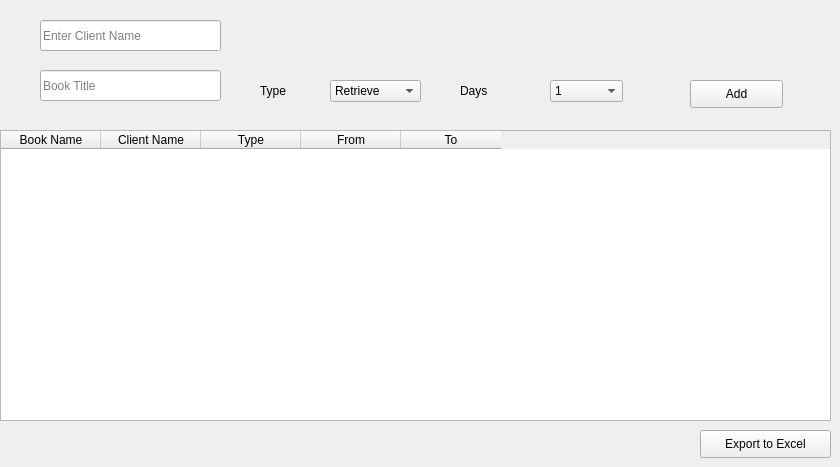
    <widget class="QWidget" name="tab">
     <attribute name="title">
      <string>Tab 1</string>
     </attribute>
     <widget class="QPushButton" name="pushButton_6">
      <property name="geometry">
       <rect>
        <x>690</x>
        <y>80</y>
        <width>93</width>
        <height>28</height>
       </rect>
      </property>
      <property name="text">
       <string>Add</string>
      </property>
     </widget>
     <widget class="QLineEdit" name="lineEdit">
      <property name="geometry">
       <rect>
        <x>40</x>
        <y>70</y>
        <width>181</width>
        <height>31</height>
       </rect>
      </property>
      <property name="placeholderText">
       <string>Book Title</string>
      </property>
     </widget>
     <widget class="QComboBox" name="comboBox">
      <property name="geometry">
       <rect>
        <x>330</x>
        <y>80</y>
        <width>91</width>
        <height>22</height>
       </rect>
      </property>
      <item>
       <property name="text">
        <string>Retrieve</string>
       </property>
      </item>
      <item>
       <property name="text">
        <string>Rent</string>
       </property>
      </item>
     </widget>
     <widget class="QComboBox" name="comboBox_2">
      <property name="geometry">
       <rect>
        <x>550</x>
        <y>80</y>
        <width>73</width>
        <height>22</height>
       </rect>
      </property>
      <item>
       <property name="text">
        <string>1</string>
       </property>
      </item>
      <item>
       <property name="text">
        <string>2</string>
       </property>
      </item>
      <item>
       <property name="text">
        <string>3</string>
       </property>
      </item>
      <item>
       <property name="text">
        <string>4</string>
       </property>
      </item>
      <item>
       <property name="text">
        <string>5</string>
       </property>
      </item>
      <item>
       <property name="text">
        <string>6</string>
       </property>
      </item>
      <item>
       <property name="text">
        <string>7</string>
       </property>
      </item>
      <item>
       <property name="text">
        <string>8</string>
       </property>
      </item>
      <item>
       <property name="text">
        <string>9</string>
       </property>
      </item>
      <item>
       <property name="text">
        <string>10</string>
       </property>
      </item>
     </widget>
     <widget class="QLabel" name="label">
      <property name="geometry">
       <rect>
        <x>260</x>
        <y>80</y>
        <width>55</width>
        <height>21</height>
       </rect>
      </property>
      <property name="text">
       <string>Type</string>
      </property>
     </widget>
     <widget class="QLabel" name="label_2">
      <property name="geometry">
       <rect>
        <x>460</x>
        <y>80</y>
        <width>55</width>
        <height>21</height>
       </rect>
      </property>
      <property name="text">
       <string>Days</string>
      </property>
     </widget>
     <widget class="QTableWidget" name="tableWidget">
      <property name="geometry">
       <rect>
        <x>0</x>
        <y>130</y>
        <width>831</width>
        <height>291</height>
       </rect>
      </property>
      <column>
       <property name="text">
        <string>Book Name</string>
       </property>
      </column>
      <column>
       <property name="text">
        <string>Client Name</string>
       </property>
      </column>
      <column>
       <property name="text">
        <string>Type</string>
       </property>
      </column>
      <column>
       <property name="text">
        <string>From</string>
       </property>
      </column>
      <column>
       <property name="text">
        <string>To</string>
       </property>
      </column>
     </widget>
     <widget class="QLineEdit" name="lineEdit_36">
      <property name="geometry">
       <rect>
        <x>40</x>
        <y>20</y>
        <width>181</width>
        <height>31</height>
       </rect>
      </property>
      <property name="placeholderText">
       <string>Enter Client Name</string>
      </property>
     </widget>
     <widget class="QPushButton" name="pushButton_29">
      <property name="geometry">
       <rect>
        <x>700</x>
        <y>430</y>
        <width>131</width>
        <height>28</height>
       </rect>
      </property>
      <property name="text">
       <string>Export to Excel</string>
      </property>
     </widget>
    </widget>
